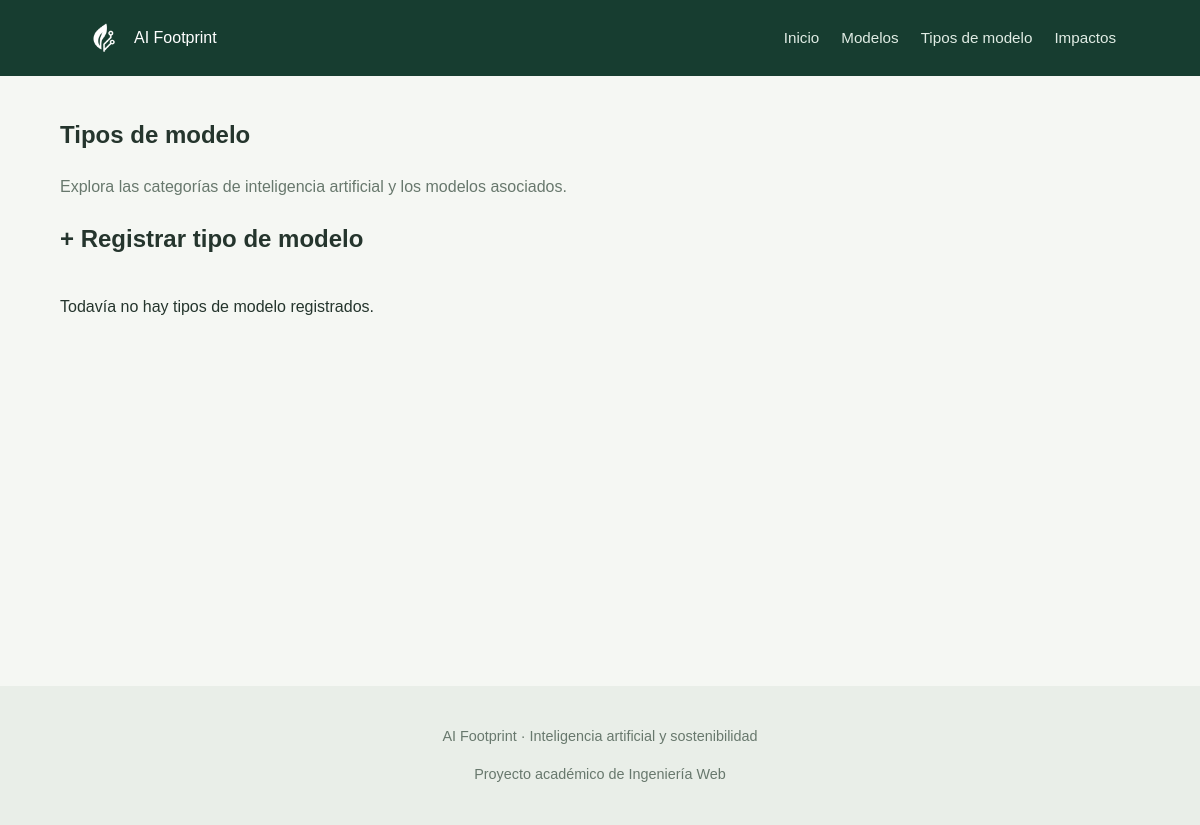
The app's page /tipos/, older data.
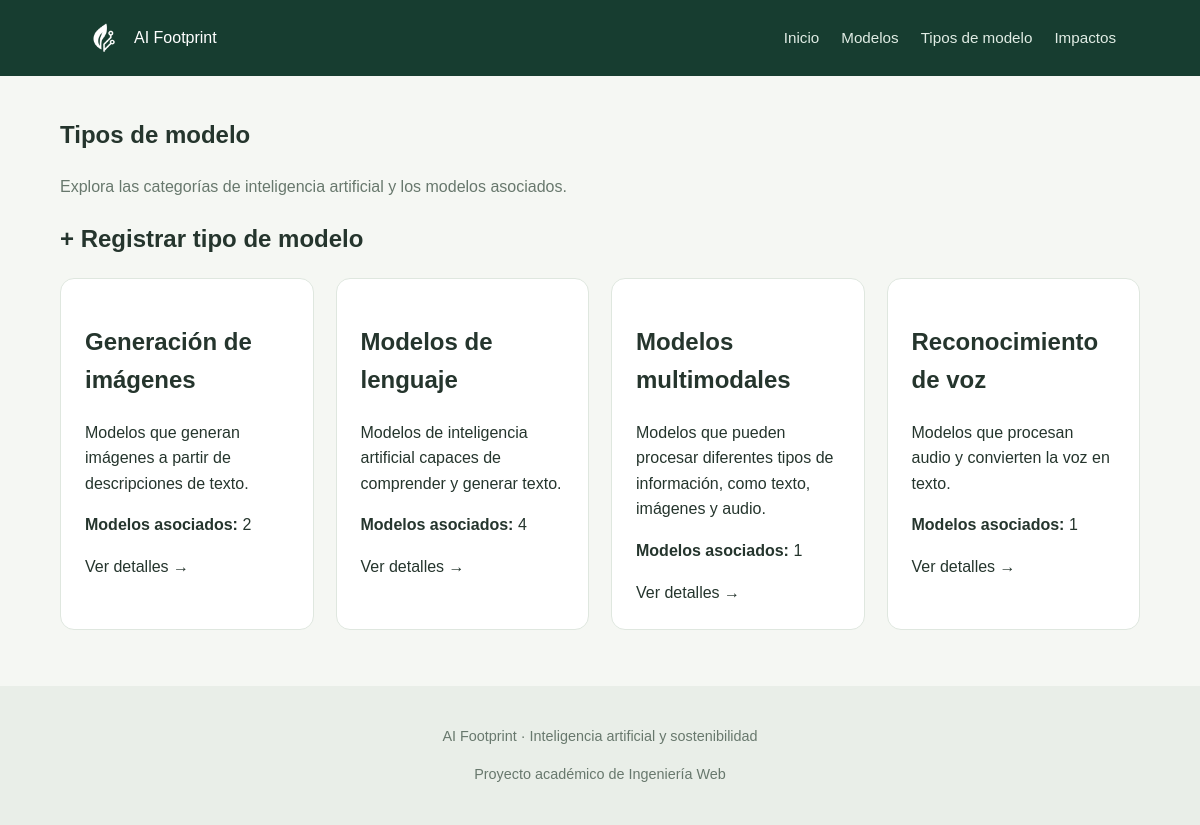
The same page, newer data.
### appAIFootprint/models.py (models this page shows, shortened)
class TipoModelo(models.Model):
    nombre = models.CharField(max_length=100)
    descripcion = models.TextField()

### appAIFootprint/views.py (the view)
# urls.py: path('tipos/', views.index_tipos, name='lista_tipos'),
def index_tipos(request):
    tipos = TipoModelo.objects.order_by('nombre')
    context = {'lista_tipos': tipos}
    return render(request, 'index_tipos.html', context)

### appAIFootprint/templates/index_tipos.html (shortened to what this page needs)
{% extends "base.html" %}
{% block content %}
<section>
    <h1>Tipos de modelo</h1>
    <p class="texto-secundario">
        Explora las categorías de inteligencia artificial y los modelos asociados.
    </p>
    <h2>
        <a href="{% url 'crear_tipo' %}">
            + Registrar tipo de modelo
        </a>
    </h2>
    <div class="grid">
        {% for tipo in lista_tipos %}
            <article class="tarjeta">
                <h2>{{ tipo.nombre }}</h2>
                <p>{{ tipo.descripcion|truncatewords:24 }}</p>
                <p><strong>Modelos asociados:</strong> {{ tipo.modelos.count }}</p>
                <a href="{% url 'detalle_tipo' tipo.pk %}">
                    Ver detalles →
                </a>
            </article>
        {% empty %}
            <p>Todavía no hay tipos de modelo registrados.</p>
        {% endfor %}
    </div>
</section>
{% endblock %}

Row changes from the older to the newer data that the page shows:
added TipoModelo: nombre "Generación de imágenes", descripcion "Modelos que generan imágenes a partir de descripciones de texto.", modelos.count "2"
added TipoModelo: nombre "Modelos de lenguaje", descripcion "Modelos de inteligencia artificial capaces de comprender y generar texto.", modelos.count "4"
added TipoModelo: nombre "Modelos multimodales", descripcion "Modelos que pueden procesar diferentes tipos de información, como texto, imágenes y audio.", modelos.count "1"
added TipoModelo: nombre "Reconocimiento de voz", descripcion "Modelos que procesan audio y convierten la voz en texto.", modelos.count "1"
Text that changed along with them:
text no longer shown: "Todavía no hay tipos de modelo registrados."
